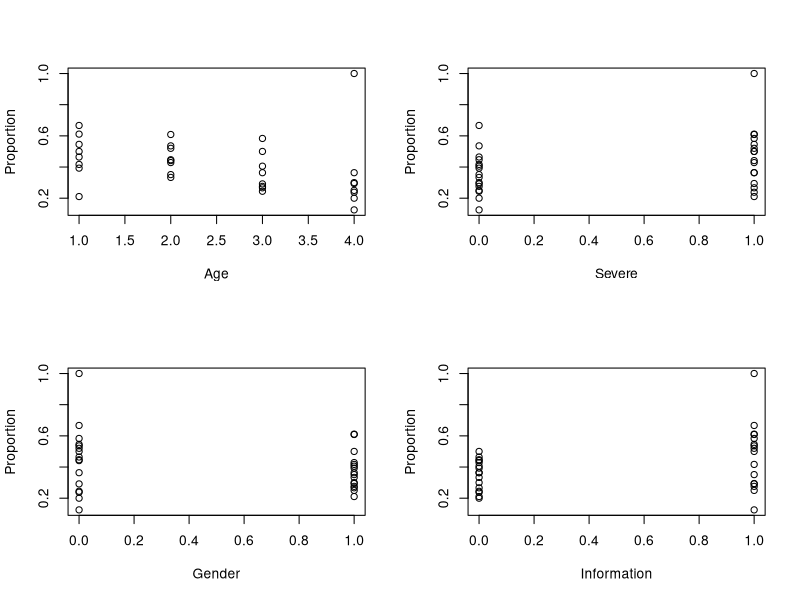
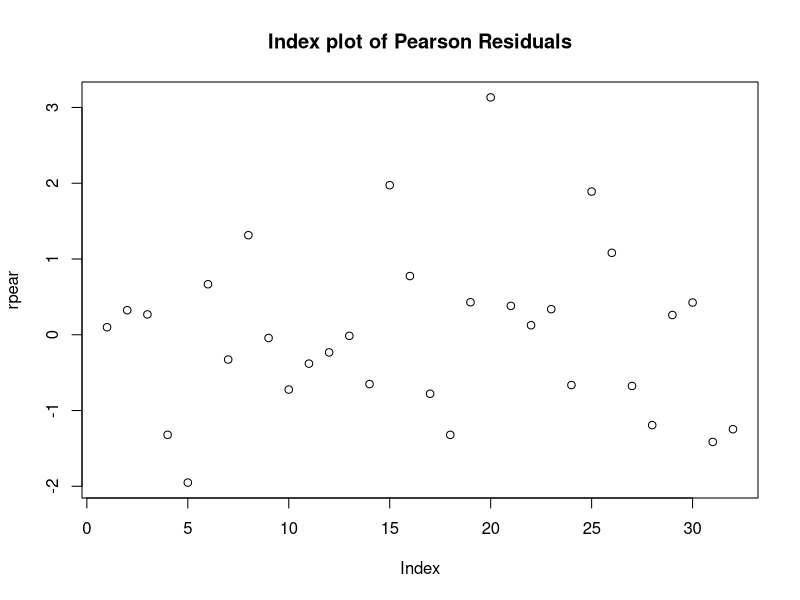
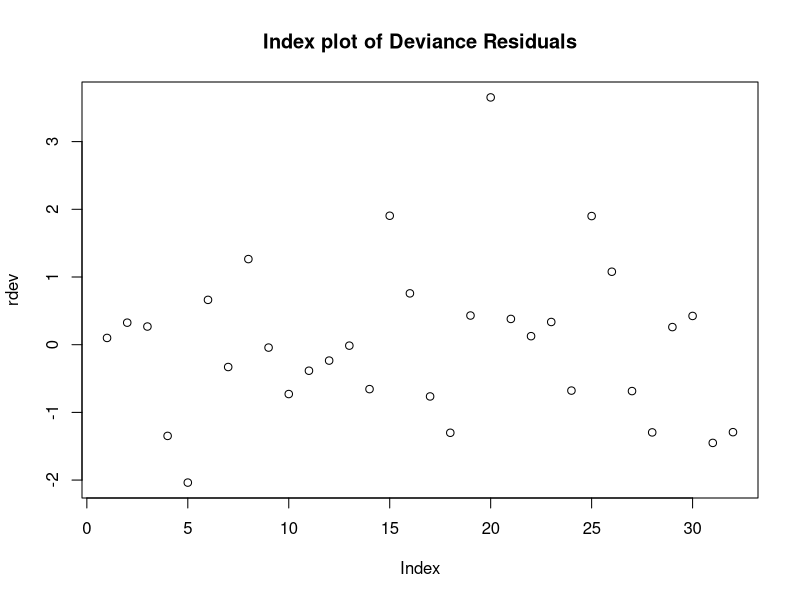
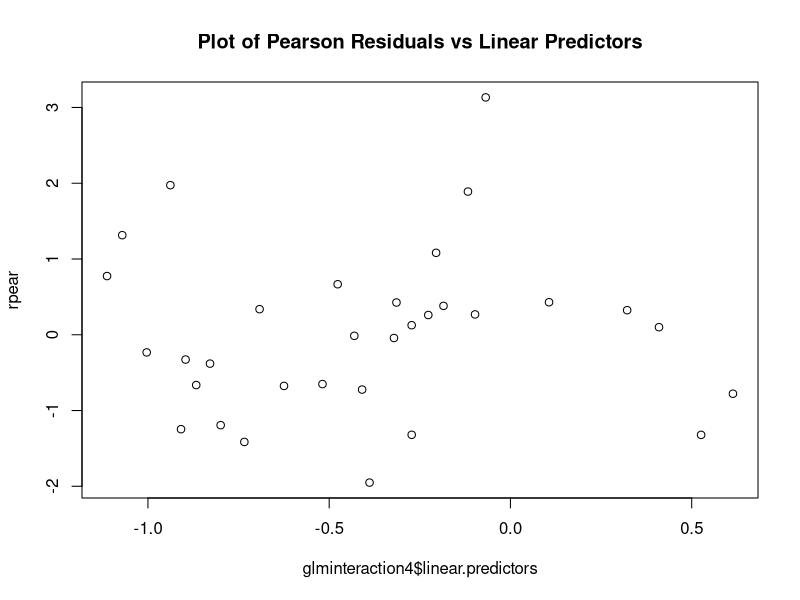
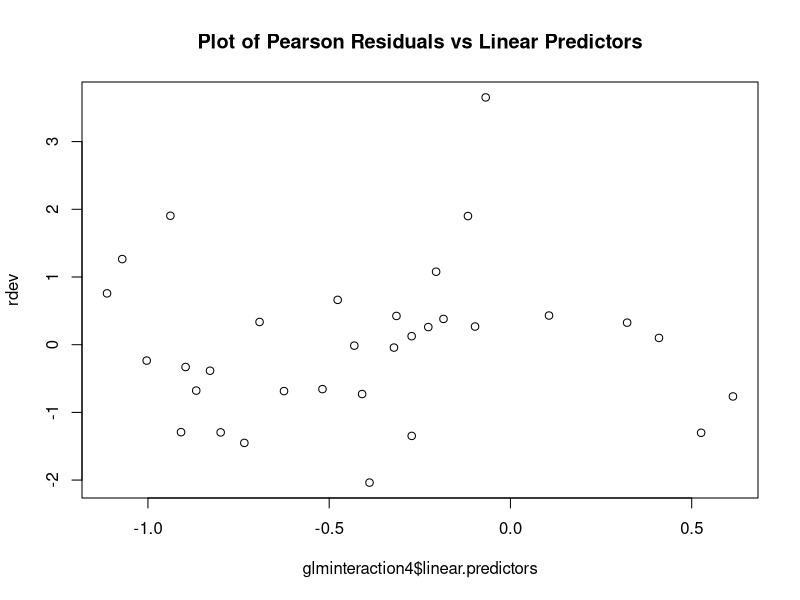
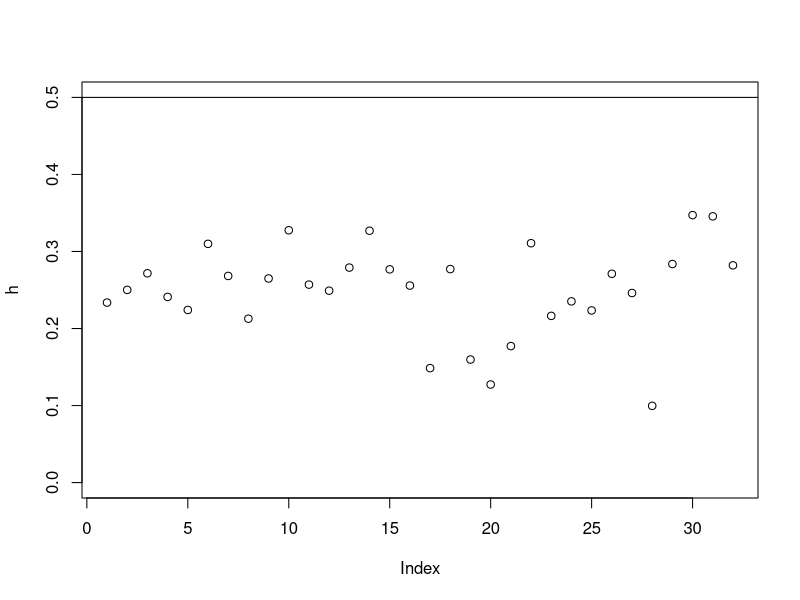
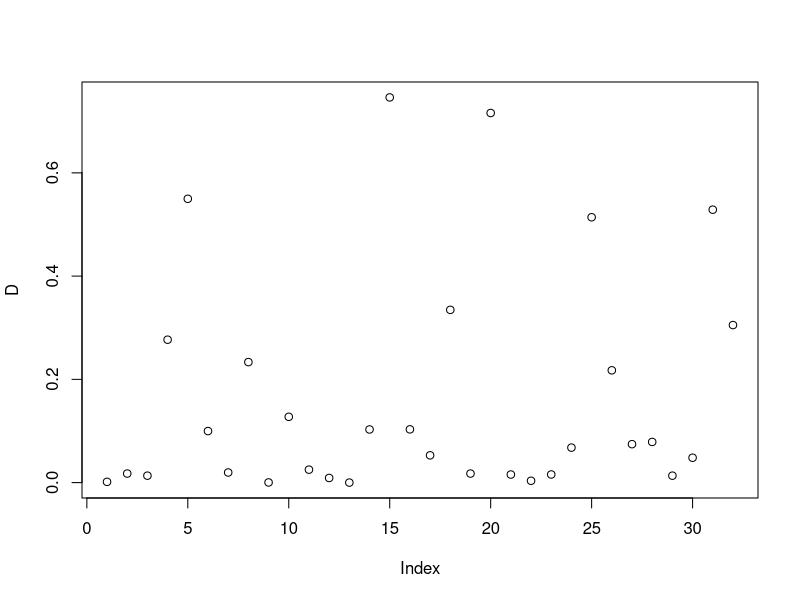
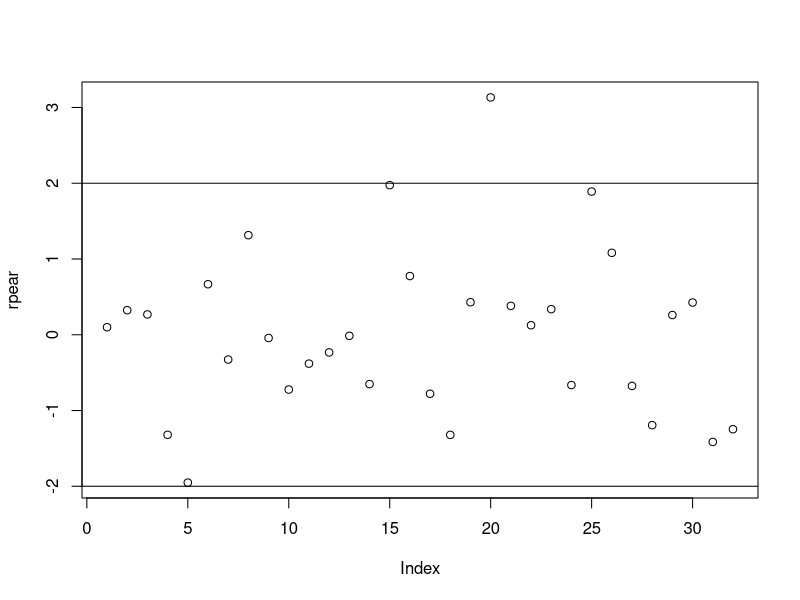

The R source for these figures, in order:
# Task 1: Read the data unto R using seperate vectors Gender, Severe, Information, Age, 
# number of people, number of people that changed behaviour. Apply appropriate numeric codes.
#Dataset Creation
Gender <- rep(c(1, 0), each = 16)
Severe <- rep(c(1, 0), each = 8, times = 2)
Information <- rep(c(1,0), each = 4, times = 4)
Age <-  rep(c(1,2,3,4), times = 8)
n <- c(18, 23, 22, 17, 
       19, 35, 30, 22, 
       24, 37, 29, 24, 
       28, 42, 37, 30,
       11, 25, 12, 8,
       14, 34, 22, 21,
       18, 28, 24, 8,
       28, 47, 45, 30)
Changed_behaviour <- c(11, 14, 11, 5,
                       4, 15, 8, 8,
                       10, 13, 8, 6,
                       11, 14, 15, 9,
                       6, 13, 7, 8,
                       7, 15, 8, 5,
                       12, 15, 7,1,
                       13, 21, 11, 6)
Proportion <- Changed_behaviour/n

#Task 2: Conduct primilinary analyses and draw tentative conclusions.
# Preliminary Analysis
par(mfrow = c(2, 2))
plot(Age, Proportion)
#1) As the age group increases they are less likely to change their behaviour
plot(Severe, Proportion)
#2) People who do not believe in consequence of contracting swine flu are less likely to
# change their behiour
plot(Gender, Proportion)
#3) Female are more likely to change their behaviour
plot(Information, Proportion)
#4) The person who believes there is more information available about swine
#flu are more likely to change their behaviour

#From the plot, we can see there is a potential outlier

#Task 3:  Fit a logistic regression model to the numbers of behaviour changes using 
#the other four variables as explanatory variables. Use forward selection to consider 
#all possible two-way interactions. Use likelihood ratio test to assess the
# significance of these interactions.
#Logistic model

y <- cbind(Changed_behaviour, n - Changed_behaviour)
#Additive model
glm1 <-
  glm(
    y ~ factor(Gender) + factor(Severe) + factor(Information) + factor(Age),
    family = binomial(link = logit)
  )
summary(glm1)

#Forward selection
#Interaction Term Gender and Severe
glminteraction1 <-
  glm(
    y ~ factor(Gender) + factor(Severe) + factor(Information) + factor(Age) + factor(Gender) * factor(Severe),
    family = binomial(link = logit)
  )
summary(glminteraction1)
#Also the p-value is not significant (ie, 0.83763 > 0.05)
anova(glm1, glminteraction1)
#Df deviance is lesser than the chi-square value in Table (ie)3.841 > 0.041994
#So remove the interaction term factor(Gender) * factor(Severe) for the next model


#Interaction Term Gender and Information
glminteraction2 <-
  glm(
    y ~ factor(Gender) + factor(Severe) + factor(Information) + factor(Age) + factor(Gender) * factor(Information),
    family = binomial(link = logit)
  )
summary(glminteraction2)
#Also the p-value is not significant (ie, 0.25108 > 0.05)
anova(glm1, glminteraction2)
#Df deviance is lesser than the chi-square value in Table (ie)3.841 > 1.3182
#So remove the interaction term factor(Gender) * factor(Information) for the next model



#Interaction Term Gender and Age
glminteraction3 <-
  glm(
    y ~ factor(Gender) + factor(Severe) + factor(Information) + factor(Age) + factor(Gender) * factor(Age),
    family = binomial(link = logit)
  )
summary(glminteraction3)
#Also all the p-value is not significant
anova(glm1, glminteraction3)
#Df deviance is lesser than the chi-square value in Table (ie)3.841 > 2.7202
#So remove the interaction term factor(Gender) * factor(Age) for the next model


#Interaction Term Severe and Information
glminteraction4 <-
  glm(
    y ~ factor(Gender) + factor(Severe) + factor(Information) + factor(Age) + factor(Severe) * factor(Information),
    family = binomial(link = logit)
  )
summary(glminteraction4)
#Also all the p-value is significant ie 0.02263 < 0.05
anova(glm1, glminteraction4)
#Df deviance is greater than the chi-square value in Table (ie)3.841 < 5.2312
#So keep the interaction term factor(Severe) * factor(Information) for the next model



#Interaction Term Severe and Age added
glminteraction5 <-
  glm(
    y ~ factor(Gender) + factor(Severe) + factor(Information) + factor(Age) + factor(Severe) * factor(Information) + factor(Severe) * factor(Age),
    family = binomial(link = logit)
  )
summary(glminteraction5)
#Also all the p-value are not significant
anova(glminteraction4, glminteraction5)
#Df deviance is lesser than the chi-square value in Table (ie) 7.815 > 2.9344
#So remove the interaction term factor(Severe) * factor(Age) for the next model


#Interaction Term Severe and Age added
glminteraction6 <-
  glm(
    y ~ factor(Gender) + factor(Severe) + factor(Information) + factor(Age) + factor(Severe) * factor(Information) + factor(Information) * factor(Age),
    family = binomial(link = logit)
  )
summary(glminteraction6)
#Also all the p-value are not significant
anova(glminteraction4, glminteraction6)
#Df deviance is lesser than the chi-square value in Table (ie) 7.815 > 0.85032
#So remove the interaction term factor(Severe) * factor(Age) for the next model

# Task 4: Present the final model.
#The final model is the 4th model -  glminteraction4

# Task 5: Perform diagnostics, presenting appropriate measures and graphics in an appendix. 
# Interpret and suggest appropriate actions, if any. 
# Are there any issues with overdispersion or sparse data? 
# Interpret in terms of your final model(significance, direction and size of effect).
#Diagnostics for the final model

h <- lm.influence(glminteraction4)$hat
rpear <- residuals(glminteraction4, "pearson") / sqrt(1 - h)
rdev <- residuals(glminteraction4, "deviance") / sqrt(1 - h)
phat <- glminteraction4$fitted.values
UsingFitted <- n * phat
DiagonisticsDF <-
  data.frame(Changed_behaviour, UsingFitted, n, phat, h, rpear, rdev)

par(mfrow = c(1, 1))
plot(rpear, main = "Index plot of Pearson Residuals")
plot(rdev, main = "Index plot of Deviance Residuals")

plot(glminteraction4$linear.predictors, rpear, main = "Plot of Pearson Residuals vs Linear Predictors")
plot(glminteraction4$linear.predictors, rdev, main = "Plot of Pearson Residuals vs Linear Predictors")

#High leverage cases
plot(h, ylim = c(0, 0.5))
abline(h = 0.5)
#No high leverage cases

#High influence cases
#Cook's distance
D <- rpear * rpear * h / (2 * (1 - h))
plot(D)
identify(D)
#Case 15 and 20 are high influence cases

#Outlier
plot(rpear)
abline(h = c(-2,2))
identify(rpear)
#Case 20 is an outlier
#Case 15 is almost an outlier
rpear[5]
rpear[15]
rpear[20]
#This case had all members changed behaviours

summary(glminteraction4)
#chi square value is 36.415 > than summary value 32.582
#This, Multiplicative model which has (factor(Severe) * factor(Information)) is a good fit.

#overdispersion
#Formula for overdispersion is deviance/ n-p

32.582 / (32-7)
# 1.30328 the value is almost equal to 1. Thus there is no overdispersion

#Sparse data
summary(glminteraction4)
#Number of Fisher Scoring iterations: 4
#The std. Errors are smaller
#Thus, there is no sparse data


#Interpretation of significance, direction, size of effect of final model
summary(glminteraction4)
#Gender
exp(-0.20409)
1 - exp(-0.20409)
#Males are 18.46% less likely to change the behavior than female
#p-value is 0.16863, which is greater than 0.05. Thus not significant

#Age
exp(-0.08784)
1 - exp(-0.08784)
# People of age group between 40 and 50 are 8.409% less likely to 
# change their behaviour than people of age group between 0 and 40
# P-value is 0.66543, which is greater than 0.05. Thus not significant

exp(-0.50742)
1 - exp(-0.50742)
# People of age group between 50 and 60 are 39.79% less likely to 
# change their behaviour than people of age group between 0 and 40
#P-value is 0.01856, which is less than 0.05. Thus it is significant

exp(-0.68213)
1 - exp(-0.68213)
# People of age group above 60 are 49.44% less likely to 
# change their behaviour than people of age group between 0 and 40
# P-value is 0.00407, which is less than 0.05. Thus it is significant.

#interaction term
exp(0.68915)
exp(0.68915) - 1
# People who believed that contracting swine flu were severe and who believed the information
# about swine flu was adequate are 99.202% more likely to change their behavior than
# people who believed that contracting swine flu were not severe and who believed the
# information about swine flu was not adequate
